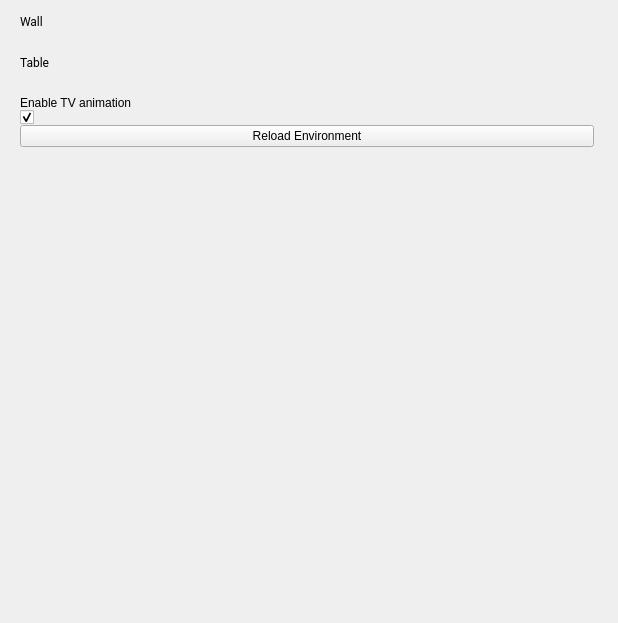
<?xml version="1.0" encoding="UTF-8"?>
<ui version="4.0">
 <class>CameraVirtualSceneSubpageGrpc</class>
 <widget class="QWidget" name="CameraVirtualSceneSubpageGrpc">
  <property name="geometry">
   <rect>
    <x>0</x>
    <y>0</y>
    <width>618</width>
    <height>623</height>
   </rect>
  </property>
  <property name="windowTitle">
   <string>Form</string>
  </property>
  <layout class="QVBoxLayout" name="verticalLayout_4">
   <property name="spacing">
    <number>0</number>
   </property>
   <property name="leftMargin">
    <number>20</number>
   </property>
   <property name="topMargin">
    <number>14</number>
   </property>
   <property name="rightMargin">
    <number>24</number>
   </property>
   <property name="bottomMargin">
    <number>24</number>
   </property>
   <item>
    <layout class="QVBoxLayout" name="verticalLayout">
     <property name="spacing">
      <number>8</number>
     </property>
     <property name="sizeConstraint">
      <enum>QLayout::SetMinimumSize</enum>
     </property>
     <item>
      <widget class="QLabel" name="labelWall">
       <property name="sizePolicy">
        <sizepolicy hsizetype="Preferred" vsizetype="Minimum">
         <horstretch>0</horstretch>
         <verstretch>0</verstretch>
        </sizepolicy>
       </property>
       <property name="font">
        <font>
         <family>Roboto</family>
        </font>
       </property>
       <property name="text">
        <string>Wall</string>
       </property>
       <property name="Style" stdset="0">
        <string>Title</string>
       </property>
      </widget>
     </item>
     <item>
      <widget class="PosterImageWell" name="imageWall" native="true"/>
     </item>
    </layout>
   </item>
   <item>
    <spacer name="verticalSpacer_3">
     <property name="orientation">
      <enum>Qt::Vertical</enum>
     </property>
     <property name="sizeType">
      <enum>QSizePolicy::Fixed</enum>
     </property>
     <property name="sizeHint" stdset="0">
      <size>
       <width>20</width>
       <height>18</height>
      </size>
     </property>
    </spacer>
   </item>
   <item>
    <layout class="QVBoxLayout" name="verticalLayout_2">
     <property name="spacing">
      <number>8</number>
     </property>
     <property name="sizeConstraint">
      <enum>QLayout::SetMinimumSize</enum>
     </property>
     <item>
      <widget class="QLabel" name="labelTable">
       <property name="sizePolicy">
        <sizepolicy hsizetype="Preferred" vsizetype="Minimum">
         <horstretch>0</horstretch>
         <verstretch>0</verstretch>
        </sizepolicy>
       </property>
       <property name="font">
        <font>
         <family>Roboto</family>
        </font>
       </property>
       <property name="text">
        <string>Table</string>
       </property>
       <property name="Style" stdset="0">
        <string>Title</string>
       </property>
      </widget>
     </item>
     <item>
      <widget class="PosterImageWell" name="imageTable" native="true"/>
     </item>
    </layout>
   </item>
   <item>
    <spacer name="verticalSpacer_4">
     <property name="orientation">
      <enum>Qt::Vertical</enum>
     </property>
     <property name="sizeType">
      <enum>QSizePolicy::Fixed</enum>
     </property>
     <property name="sizeHint" stdset="0">
      <size>
       <width>20</width>
       <height>18</height>
      </size>
     </property>
    </spacer>
   </item>
   <item>
    <layout class="QVBoxLayout" name="verticalLayout_3">
     <item>
      <widget class="QLabel" name="labelTV">
       <property name="text">
        <string>Enable TV animation</string>
       </property>
      </widget>
     </item>
     <item>
      <widget class="QCheckBox" name="toggleTV">
       <property name="text">
        <string/>
       </property>
       <property name="checked">
        <bool>true</bool>
       </property>
       <property name="ColorGroup" stdset="0">
        <string>Toggle</string>
       </property>
      </widget>
     </item>
     <item>
      <widget class="QPushButton" name="reloadEnvironment">
       <property name="text">
        <string>Reload Environment</string>
       </property>
      </widget>
     </item>
    </layout>
   </item>
   <item>
    <spacer name="verticalSpacer">
     <property name="orientation">
      <enum>Qt::Vertical</enum>
     </property>
     <property name="sizeHint" stdset="0">
      <size>
       <width>20</width>
       <height>40</height>
      </size>
     </property>
    </spacer>
   </item>
  </layout>
 </widget>
 <customwidgets>
  <customwidget>
   <class>PosterImageWell</class>
   <extends>QWidget</extends>
   <header>android/skin/qt/poster-image-well.h</header>
  </customwidget>
 </customwidgets>
 <resources>
  <include location="../resources.qrc"/>
 </resources>
 <connections/>
</ui>
